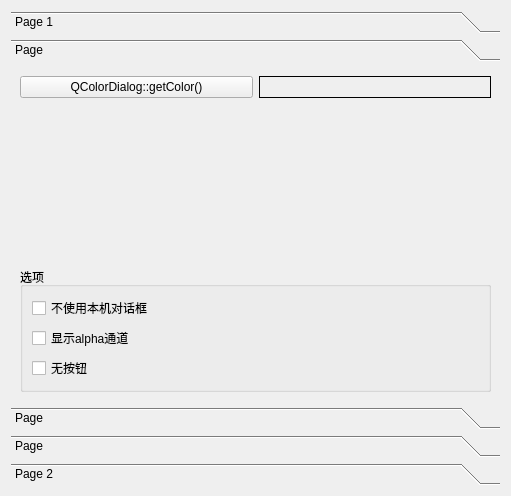
<?xml version="1.0" encoding="UTF-8"?>
<ui version="4.0">
 <class>Dialog</class>
 <widget class="QDialog" name="Dialog">
  <property name="geometry">
   <rect>
    <x>0</x>
    <y>0</y>
    <width>511</width>
    <height>496</height>
   </rect>
  </property>
  <property name="windowTitle">
   <string>Dialog</string>
  </property>
  <layout class="QVBoxLayout" name="verticalLayout">
   <item>
    <widget class="QToolBox" name="toolBox">
     <property name="currentIndex">
      <number>1</number>
     </property>
     <widget class="QWidget" name="page">
      <property name="geometry">
       <rect>
        <x>0</x>
        <y>0</y>
        <width>493</width>
        <height>328</height>
       </rect>
      </property>
      <attribute name="label">
       <string>Page 1</string>
      </attribute>
      <widget class="QWidget" name="">
       <property name="geometry">
        <rect>
         <x>0</x>
         <y>0</y>
         <width>195</width>
         <height>146</height>
        </rect>
       </property>
       <layout class="QGridLayout" name="gridLayout">
        <item row="0" column="0">
         <widget class="QPushButton" name="btnInputInt">
          <property name="text">
           <string>QInputDialog::getInt()</string>
          </property>
         </widget>
        </item>
        <item row="1" column="0">
         <widget class="QPushButton" name="btnInputDouble">
          <property name="text">
           <string>QInputDialog::getDouble()</string>
          </property>
         </widget>
        </item>
        <item row="2" column="0">
         <widget class="QPushButton" name="btnInputItem">
          <property name="text">
           <string>QInputDialog::getItem()</string>
          </property>
         </widget>
        </item>
        <item row="3" column="0">
         <widget class="QPushButton" name="btnInputText">
          <property name="text">
           <string>QInputDialog::getText()</string>
          </property>
         </widget>
        </item>
        <item row="4" column="0">
         <widget class="QPushButton" name="btnInputMultiLine">
          <property name="text">
           <string>QInputDialog::getMultiLineText()</string>
          </property>
         </widget>
        </item>
       </layout>
      </widget>
      <widget class="QWidget" name="">
       <property name="geometry">
        <rect>
         <x>250</x>
         <y>0</y>
         <width>258</width>
         <height>302</height>
        </rect>
       </property>
       <layout class="QGridLayout" name="gridLayout_2">
        <item row="3" column="0">
         <widget class="QLineEdit" name="inputTextEdit"/>
        </item>
        <item row="0" column="0">
         <widget class="QLineEdit" name="inputIntEdit"/>
        </item>
        <item row="2" column="0">
         <widget class="QLineEdit" name="inputItemEdit"/>
        </item>
        <item row="1" column="0">
         <widget class="QLineEdit" name="inputDoubleEdit"/>
        </item>
        <item row="4" column="0">
         <widget class="QTextEdit" name="inputMultiLineEdit"/>
        </item>
       </layout>
      </widget>
     </widget>
     <widget class="QWidget" name="page_3">
      <property name="geometry">
       <rect>
        <x>0</x>
        <y>0</y>
        <width>493</width>
        <height>328</height>
       </rect>
      </property>
      <attribute name="label">
       <string>Page</string>
      </attribute>
      <layout class="QVBoxLayout" name="verticalLayout_3">
       <item>
        <layout class="QHBoxLayout" name="horizontalLayout">
         <item>
          <widget class="QPushButton" name="btnColor">
           <property name="text">
            <string>QColorDialog::getColor()</string>
           </property>
          </widget>
         </item>
         <item>
          <widget class="QLabel" name="labelColor">
           <property name="frameShape">
            <enum>QFrame::Box</enum>
           </property>
           <property name="text">
            <string/>
           </property>
          </widget>
         </item>
        </layout>
       </item>
       <item>
        <spacer name="verticalSpacer_2">
         <property name="orientation">
          <enum>Qt::Vertical</enum>
         </property>
         <property name="sizeHint" stdset="0">
          <size>
           <width>20</width>
           <height>162</height>
          </size>
         </property>
        </spacer>
       </item>
       <item>
        <widget class="QGroupBox" name="groupBox">
         <property name="title">
          <string>选项</string>
         </property>
         <layout class="QVBoxLayout" name="verticalLayout_2">
          <item>
           <widget class="QCheckBox" name="checkBoxNotNative">
            <property name="text">
             <string>不使用本机对话框</string>
            </property>
           </widget>
          </item>
          <item>
           <widget class="QCheckBox" name="checkBoxShowAlpha">
            <property name="text">
             <string>显示alpha通道</string>
            </property>
           </widget>
          </item>
          <item>
           <widget class="QCheckBox" name="checkBoxNoButton">
            <property name="text">
             <string>无按钮</string>
            </property>
           </widget>
          </item>
         </layout>
        </widget>
       </item>
      </layout>
     </widget>
     <widget class="QWidget" name="page_4">
      <property name="geometry">
       <rect>
        <x>0</x>
        <y>0</y>
        <width>493</width>
        <height>328</height>
       </rect>
      </property>
      <attribute name="label">
       <string>Page</string>
      </attribute>
     </widget>
     <widget class="QWidget" name="page_5">
      <property name="geometry">
       <rect>
        <x>0</x>
        <y>0</y>
        <width>493</width>
        <height>328</height>
       </rect>
      </property>
      <attribute name="label">
       <string>Page</string>
      </attribute>
     </widget>
     <widget class="QWidget" name="page_2">
      <property name="geometry">
       <rect>
        <x>0</x>
        <y>0</y>
        <width>493</width>
        <height>328</height>
       </rect>
      </property>
      <attribute name="label">
       <string>Page 2</string>
      </attribute>
     </widget>
    </widget>
   </item>
  </layout>
 </widget>
 <resources/>
 <connections/>
</ui>
